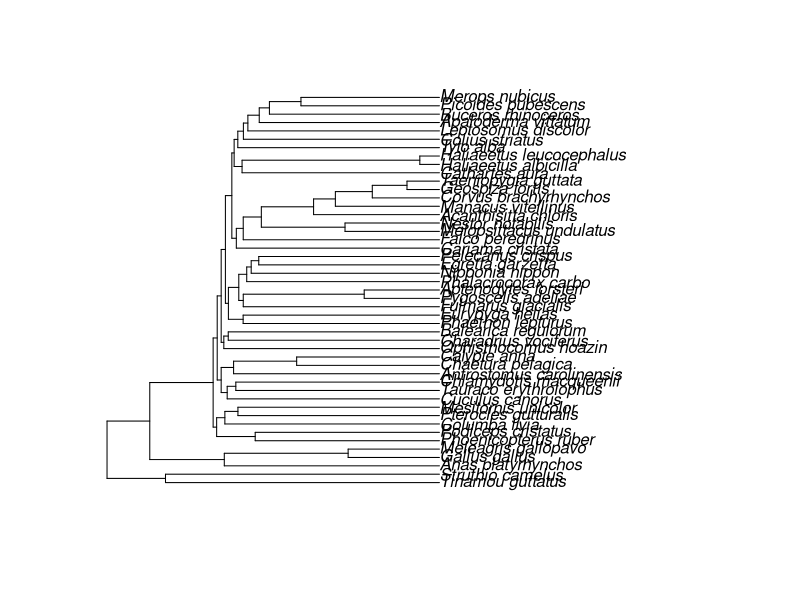
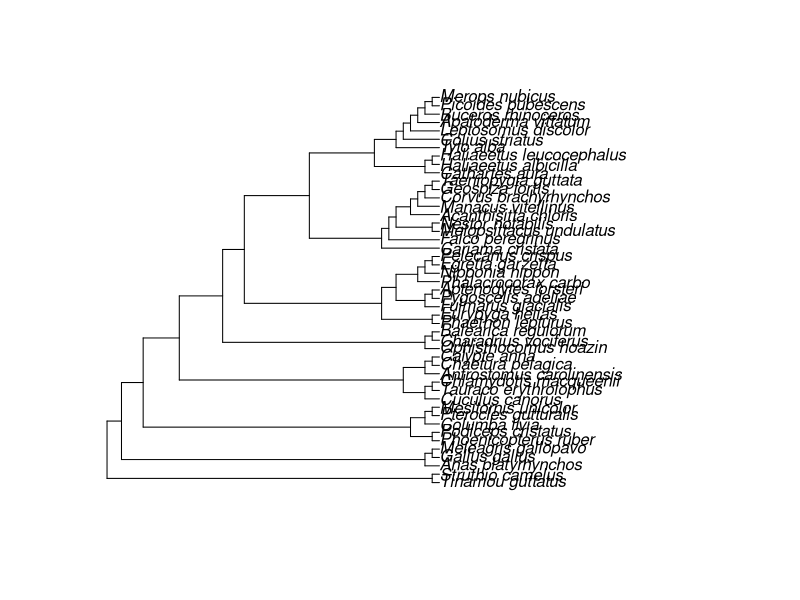

The R script that drew these images, in order:
#use package ape
library(ape)

#specify the newick file 

tree = "((Tinamou_guttatus:83.7636,Struthio_camelus:83.7636):17.8749,((Anas_platyrhynchos:65.7832,(Gallus_gallus:27.9122,Meleagris_gallopavo:27.9122):37.871):22.7881,(((Phoenicopterus_ruber:56.3318,Podiceps_cristatus:56.3318):11.7895,(Columba_livia:65.6081,(Pterocles_gutturalis:61.612,Mesitornis_unicolor:61.612):3.9961):2.5132):1.0721,(((Cuculus_canorus:64.898,(Tauraco_erythrolophus:62.2562,Chlamydotis_macqueenii:62.2562):2.6418):1.8403,(Antrostomus_carolinensis:62.9396,(Chaetura_pelagica:43.6514,Calypte_anna:43.6514):19.2882):3.7987):1.2111,((Ophisthocomus_hoazin:65.9286,(Charadrius_vociferus:64.5754,Balearica_regulorum:64.5754):1.3532):0.806,(((Phaethon_lepturus:60.021,Eurypyga_helias:60.021):4.5043,(Gavia_stellata:62.8008,((Fulmarus_glacialis:59.9864,(Pygoscelis_adeliae:22.9983,Aptenodytes_forsteri:22.9983):36.988):1.3657,(Phalacrocorax_carbo:58.9221,(Nipponia_nippon:57.5582,(Egretta_garzetta:55.2426,Pelecanus_crispus:55.2426):2.3156):1.3639):2.4299):1.4487):1.7245):0.9182,((Cariama_cristata:62.1029,(Falco_peregrinus:59.9929,((Melopsittacus_undulatus:28.8663,Nestor_notabilis:28.8663):25.5893,(Acanthisitta_chloris:38.4779,(Manacus_vitellinus:31.817,(Corvus_brachyrhynchos:20.526,(Geospiza_fortis:9.9154,Taeniopygia_guttata:9.9154):10.6105):11.291):6.6609):15.9777):5.5373):2.11):1.3723,((Cathartes_aura:60.3491,(Haliaeetus_albicilla:5.9922,Haliaeetus_leucocephalus:5.9922):54.3569):2.4229,(Tyto_alba:61.6492,(Colius_striatus:59.9419,(Leptosomus_discolor:58.5719,(Apaloderma_vittatum:55.0956,(Buceros_rhinoceros:51.9849,(Picoides_pubescens:42.3418,Merops_nubicus:42.3418):9.6431):3.1107):3.4763):1.37):1.7073):1.1228):0.7031):1.9684):1.2911):1.2148):1.244):19.3779):13.0671);"

#read the newick file 

tree<-read.tree(text=tree)

#drop the tip

tree<-drop.tip(tree, "Gavia_stellata")

#check to see if the taxon has been dropped 

plot(tree)

#Remove edge lengths

tree$edge.length<-NULL

#check
plot(tree)

#write file
write.tree(tree, file = "Jarvis_tree")
